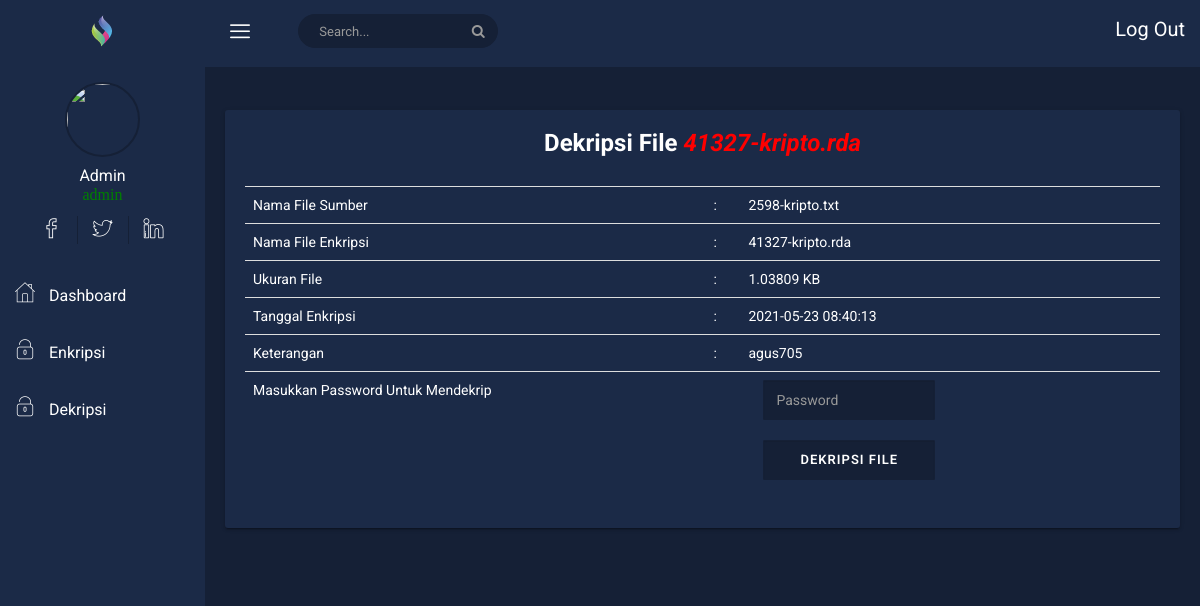
The page /dashboard/decrypt-file.php?id_file=68 (signed in) on the database its author committed.
### tables this page shows
CREATE TABLE IF NOT EXISTS `users` (
  `username` varchar(15) NOT NULL,
  `password` varchar(100) DEFAULT NULL,
  `fullname` varchar(50) DEFAULT NULL,
  `job_title` varchar(50) DEFAULT NULL,
  `join_date` timestamp NULL DEFAULT NULL,
  `last_activity` timestamp NULL DEFAULT NULL,
  `status` enum('1','2') DEFAULT NULL,
  PRIMARY KEY (`username`)
);

CREATE TABLE IF NOT EXISTS `file` (
  `id_file` int NOT NULL AUTO_INCREMENT,
  `username` varchar(15) DEFAULT NULL,
  `file_name_source` varchar(255) DEFAULT NULL,
  `file_name_finish` varchar(255) DEFAULT NULL,
  `file_url` varchar(255) DEFAULT NULL,
  `decrypted_file_url` varchar(255) DEFAULT NULL,
  `file_size` float DEFAULT NULL,
  `password` varchar(16) DEFAULT NULL,
  `tgl_upload` timestamp NULL DEFAULT NULL,
  `status` enum('1','2') DEFAULT NULL,
  `keterangan` varchar(255) DEFAULT NULL,
  `file_data` longblob,
  `decrypted_file` longblob,
  `file` longblob,
  PRIMARY KEY (`id_file`)
);

### dashboard/decrypt-file.php (the view, shortened to what this page needs)
<?php
include('../config.php');
?>
<!DOCTYPE html>
<html>
<?php
$user = $_SESSION['username'];
$query = mysqli_query($connect,"SELECT fullname,job_title,last_activity FROM users WHERE username='$user'");
$data = mysqli_fetch_array($query);
?>
<head>
    <link rel="stylesheet" href="css/bootstrap.min.css">
    <link rel="stylesheet" href="css/font-awesome.min.css">
    <link rel="stylesheet" href="css/nalika-icon.css">
    <link rel="stylesheet" href="css/owl.carousel.css">
    <link rel="stylesheet" href="css/owl.theme.css">
    <link rel="stylesheet" href="css/owl.transitions.css">
    <link rel="stylesheet" href="css/animate.css">
    <link rel="stylesheet" href="css/normalize.css">
    <link rel="stylesheet" href="css/meanmenu.min.css">
    <link rel="stylesheet" href="css/main.css">
    <link rel="stylesheet" type="text/css" href="../assets/plugins/datatables/css/jquery.dataTables.css">
    <link rel="stylesheet" type="text/css" href="../assets/css/main.css">
    <link rel="stylesheet" href="css/morrisjs/morris.css">
    <link rel="stylesheet" href="css/scrollbar/jquery.mCustomScrollbar.min.css">
    <link rel="stylesheet" href="css/metisMenu/metisMenu.min.css">
    <link rel="stylesheet" href="css/metisMenu/metisMenu-vertical.css">
    <link rel="stylesheet" href="css/calendar/fullcalendar.min.css">
    <link rel="stylesheet" href="css/calendar/fullcalendar.print.min.css">
    <link rel="stylesheet" href="style.css">
    <link rel="stylesheet" href="css/responsive.css">
</head>
<body>
        <div class="left-sidebar-pro">
            <nav id="sidebar" class="">
                <div class="sidebar-header">
                    <a href="index.html"><img class="main-logo" src="img/logo/logosn.png" alt="" /></a>
                </div>
                <div class="nalika-profile">
                    <div class="profile-dtl">
                        <a href="#"><img src="https://lh3.googleusercontent.com/ogw/ADGmqu-5A4r40ZPotQWqRs5qBqjF1pxruJuJs5TURuzdZw=s83-c-mo" alt="" /></a>
                        <h2><?php echo $data['fullname']; ?><p class="designation icon" style="color:green;"><?php echo $data['job_title']; ?></p></h2>
                    </div>
                    <div class="profile-social-dtl">
                        <ul class="dtl-social">
                            <li><a href="#"><i class="icon nalika-facebook"></i></a></li>
                            <li><a href="#"><i class="icon nalika-twitter"></i></a></li>
                            <li><a href="#"><i class="icon nalika-linkedin"></i></a></li>
                        </ul>
                    </div>
                </div>
                <div class="left-custom-menu-adp-wrap comment-scrollbar">
                    <nav class="sidebar-nav left-sidebar-menu-pro">
                        <ul class="metismenu" id="menu1">
                            <li class="active">
                                <a class="nav-link" href="index.php">
                                    <i class="icon nalika-home icon-wrap"></i>
                                    <span class="mini-click-non">Dashboard</span>
                                </a>
                            </li>
                            <li>
                                <a class="nav-link" href="enkripsi.php" aria-expanded="false"><i class="icon nalika-unlocked icon-wrap"></i> <span class="mini-click-non">Enkripsi</span></a>
                            </li>
                            <li>
                                <a class="nav-link" href="dekripsi.php" aria-expanded="false"><i class="icon nalika-unlocked icon-wrap"></i> <span class="mini-click-non">Dekripsi</span></a>
                            </li>
                        </ul>
                    </nav>
                </div>
            </nav>
        </div>
    <div class="all-content-wrapper">
        <div class="container-fluid">
            <div class="row">
                <div class="col-lg-12 col-md-12 col-sm-12 col-xs-12">
                    <div class="logo-pro">
                        <a href="index.html"><img class="main-logo" src="img/logo/logo.png" alt="" /></a>
                    </div>
                </div>
            </div>
        </div>
        <div class="header-advance-area">
            <div class="header-top-area">
                <div class="container-fluid">
                    <div class="row">
                        <div class="col-lg-12 col-md-12 col-sm-12 col-xs-12">
                            <div class="header-top-wraper">
                                <div class="row">
                                    <div class="col-lg-1 col-md-0 col-sm-1 col-xs-12">
                                        <div class="menu-switcher-pro">
                                            <button type="button" id="sidebarCollapse" class="btn bar-button-pro header-drl-controller-btn btn-info navbar-btn">
                                            <i class="icon nalika-menu-task"></i>
                                          </button>
                                        </div>
                                    </div>
                                    <div class="col-lg-6 col-md-7 col-sm-6 col-xs-12">
                                        <div class="header-top-menu tabl-d-n hd-search-rp">
                                          <div class="breadcome-heading">
                                            <form role="search" class="">
                                              <input type="text" placeholder="Search..." class="form-control">
                                              <a href=""><i class="fa fa-search"></i></a>
                                            </form>
                                          </div>
                                        </div>
                                    </div>
                                    <div class="col-lg-5 col-md-5 col-sm-12 col-xs-12">
                                        <div class="header-right-info">
                                            <ul class="nav navbar-nav mai-top-nav header-right-menu">
                                                <li class="nav-item">
                                                    <a href="logout.php"> Log Out</a>
                                                </li>
                                            </ul>
                                        </div>
                                    </div>
                                </div>
                            </div>
                        </div>
                    </div>
                </div>
            </div>
            <section class="breadcome-list">
            <div class="row">
                <div class="col-md-12">
                    <div class="card">
                        <div class="card-body">
                            <?php
                            $id_file = $_GET['id_file'];
                            $query = mysqli_query($connect,"SELECT * FROM file WHERE id_file='$id_file'");
                            $data2 = mysqli_fetch_array($query);
                            ?>
                            <h3 align="center" style="color:#fff;">Dekripsi File <i style="color:red"><?php echo $data2['file_name_finish'] ?></i></h3><br>
                            <form class="form-horizontal" method="post" action="decrypt-process.php">
                            <div class="table-responsive">
                            <table class="table striped" style="color:#fff;">
                                <tr>
                                  <td>Nama File Sumber</td>
                                  <td>:</td>
                                  <td><?php echo $data2['file_name_source']; ?></td>
                                </tr>
                                <tr>
                                  <td>Nama File Enkripsi</td>
                                  <td>:</td>
                                  <td><?php echo $data2['file_name_finish']; ?></td>
                                </tr>
                                <tr>
                                  <td>Ukuran File</td>
                                  <td>:</td>
                                  <td><?php echo $data2['file_size']; ?> KB</td>
                                </tr>
                                <tr>
                                  <td>Tanggal Enkripsi</td>
                                  <td>:</td>
                                  <td><?php echo $data2['tgl_upload']; ?></td>
                                </tr>
                                <tr>
                                  <td>Keterangan</td>
                                  <td>:</td>
                                  <td><?php echo $data2['keterangan']; ?></td>
                                </tr>
                                <tr>
                                  <td>Masukkan Password Untuk Mendekrip</td>
                                  <td></td>
                                  <td>
                                  <div class="col-md-6">
                                  <input class="form-control" id="inputPassword" type="password" placeholder="Password" name="pwdfile" required><br>
                                  <input type="submit" name="decrypt_now" value="Dekripsi File" class="form-control btn btn-primary">
                                  </div>
                                </td>
                                </tr>
                            </table>
                            </div>
                        </form>
                        </div>
                    </div>
                </div>
            </div>
            </section>
</body>
</html>

### dashboard/css/main.css (style rules this page uses)
html { color: #222; font-size: 1em; line-height: 1.4; }
audio, canvas, iframe, img, svg, video { vertical-align: middle; }

### dashboard/css/metisMenu/metisMenu-vertical.css (style rules this page uses)
.sidebar-nav { background: #fff; }
.sidebar-nav ul { padding: 0; margin: 0; list-style: none; background: #1b2a47; }
.sidebar-nav .metismenu { background: #1b2a47; display: -webkit-box; display: -ms-flexbox; display: flex; -webkit-box-orient: vertical; -webkit-box-direction: normal; -ms-flex-direction: column; flex-direction: column; }
.sidebar-nav .metismenu li + li { margin-top: 5px; }
.sidebar-nav .metismenu li:first-child { margin-top: 5px; }
.sidebar-nav .metismenu li:last-child { margin-bottom: 5px; }
.sidebar-nav .metismenu > li { display: -webkit-box; display: -ms-flexbox; display: flex; -webkit-box-orient: vertical; -webkit-box-direction: normal; -ms-flex-direction: column; flex-direction: column; position: relative; }
.sidebar-nav .metismenu a { position: relative; display: block; padding: 13px 15px; color: #fff; outline-width: 0; transition: all .3s ease-out; font-size:16px; }
.sidebar-nav .metismenu li .icon-wrap { margin-right:10px; font-size:20px; }

### rows shown on the page
users: fullname "Admin", job_title "admin"
file: file_name_finish "41327-kripto.rda", file_name_source "2598-kripto.txt", file_size "1.03809", tgl_upload "2021-05-23 08:40:13", keterangan "agus705"
